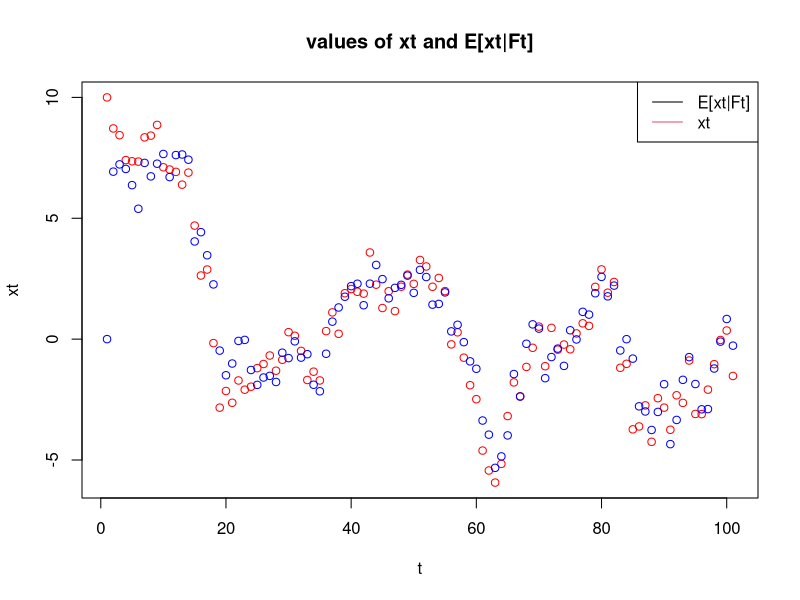
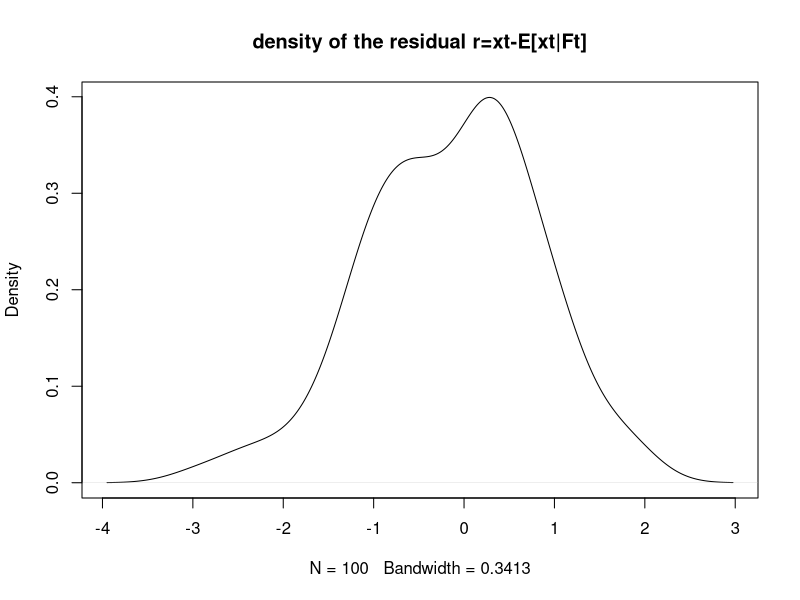

Reproduce these figures in R, in order.
#t=0
x=c(10)
wt=rnorm(101)
wt[1]<-0
vt=rnorm(101)
y=c(x[1]+vt[1])

#Simulation for t=1,...,100
for(i in 2:101){
  x<-rbind(x,c(0.9*x[i-1]+wt[i]))
  y<-rbind(y,c(x[i] + vt[i]))
}


E=c(0) #E = E[xt|Ft]
e=c(0) #e = E[xt|Ft-1]
V=c(10) #V = Var[xt|Ft]
v=c(10) #v = var[xt|Ft-1]


#Kalman filter algorithm
for (t in 2:101) {
  #Prediction
  e<-rbind(e,0.9*E[t-1])
  v<-rbind(v,0.81*V[t-1] + 1)
  
  S=v[t]+1
  K=v[t]/S
  
  #Update
  E<- rbind(E, e[t] + K*(y[t]-e[t]))
  V<- rbind(V, (1 - K)*v[t])
}

plot(x, xlab = "t", ylab = "xt", col="red", main = 'values of xt and E[xt|Ft]')
points(E, col="blue")
legend("topright", c("E[xt|Ft]", "xt"), lty=1, col=1:2)

r=x-E #xt-E[xt|Ft]

mean(r)
var(r)

plot(density(r[-1,]), main = 'density of the residual r=xt-E[xt|Ft]') #t=0 only depends on the initial estimator

